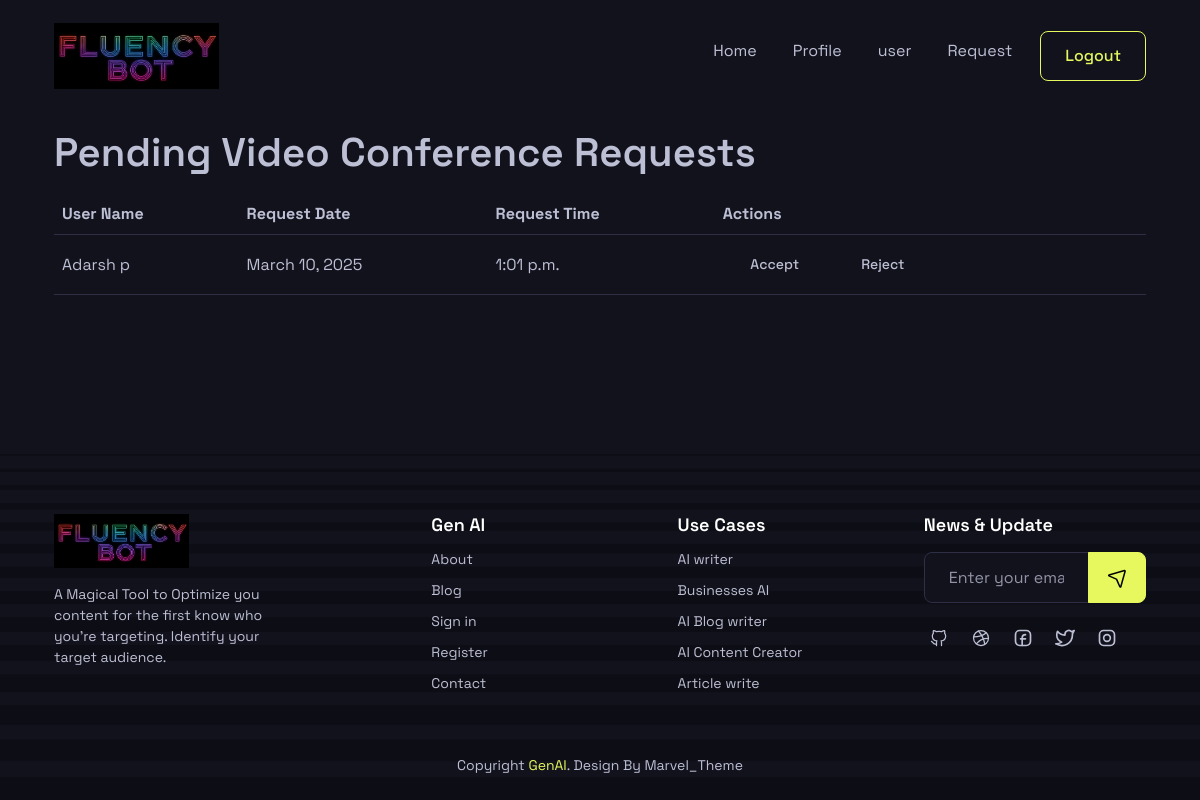
Page /expert_request (signed in) on the earlier database version.
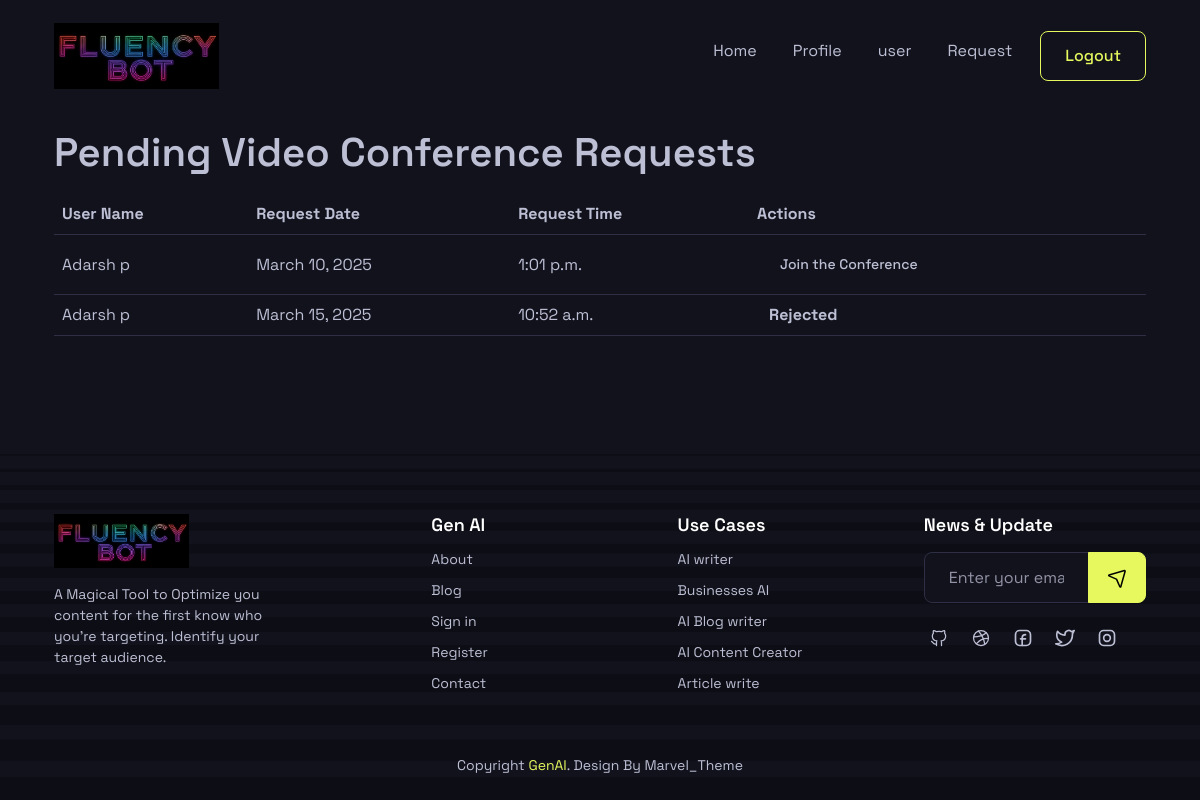
Same page on the later database version.
### chatbot_app/models.py (models this page shows)
class Expert_request(models.Model):
    user_id=models.ForeignKey('user_login', on_delete=models.CASCADE,related_name="userid_request")
    expert_id=models.ForeignKey('user_login', on_delete=models.CASCADE,related_name="expertid_request")
    status=models.IntegerField(default=1)
    current_date=models.DateField(auto_now_add=True)
    current_time=models.TimeField(auto_now_add=True)
    schedule_date=models.DateField(null=True)
    schedule_time=models.TimeField(null=True)
    url=models.CharField(null=True,max_length=200)

class user_det(models.Model):
    name = models.CharField(max_length=100)
    contact =models.CharField(max_length=10)
    login_id=models.OneToOneField('user_login',on_delete=models.CASCADE,related_name='user_det')

### chatbot_app/views.py (the view)
# urls.py: path('expert_request',expert_dashboard,name='expert_request'),
def expert_dashboard(request):
    expert_id=request.session.get('expertid')
    if not expert_id:
        return redirect('logins')  #Redirect to login if not authenticated
    requests=Expert_request.objects.filter(
        expert_id=expert_id#Pending Requests
    ).select_related('user_id__user_det')     #.prefetch_related('user_id__user_lan_selection')
    return render(request,'expert_request.html',{'requests':requests})

### chatbot_app/templates/expert_request.html (shortened to what this page needs)
{% extends 'expert_header.html' %}
{% load static %}
{% block content %}
<div class="container mt-4">
    <h2 class="mb-4">Pending Video Conference Requests</h2>
    {% if requests %}
    <table class="table table-bordered">
        <thead class="thead-light">
            <tr>
                <th>User Name</th>
                <th>Request Date</th>
                <th>Request Time</th>
                <th>Actions</th>
            </tr>
        </thead>
        <tbody>
            {% for req in requests %}
            <tr>
                <td>{{ req.user_id.user_det.name }}</td>
                <td>{{ req.current_date }}</td>
                <td>{{ req.current_time }}</td>
                <td>
                    {% if req.status == 1 %}
                        <a href="{% url 'accept_request' req.id %}" class="btn btn-success btn-sm">Accept</a>
                        <a href="{% url 'reject_request' req.id %}" class="btn btn-danger btn-sm">Reject</a>
                    {% elif req.status == 2 %}
                        <a href="{% url 'schedule_conference' req.id %}" class="btn btn-success btn-sm">Schedule Conference</a>
                    {% elif req.status == 3 %}
                        <span class="text-danger">Rejected</span>
                    {% elif req.status == 4 %}
                        <a href="{% url 'conference' req.id %}" class="btn btn-success btn-sm">Join the Conference</a>
                    {% endif %}
                </td>
            </tr>
            {% endfor %}
        </tbody>
    </table>
    {% else %}
        <div class="alert alert-info">
            No pending requests found.
        </div>
    {% endif %}
</div>
{% endblock %}

Differences in the rows shown:
changed Expert_request "March 10, 2025": status "Accept Reject" → "Join the Conference"
added Expert_request: user_id.user_det.name "Adarsh p", current_date "March 15, 2025", current_time "10:52 a.m.", status "Rejected"
